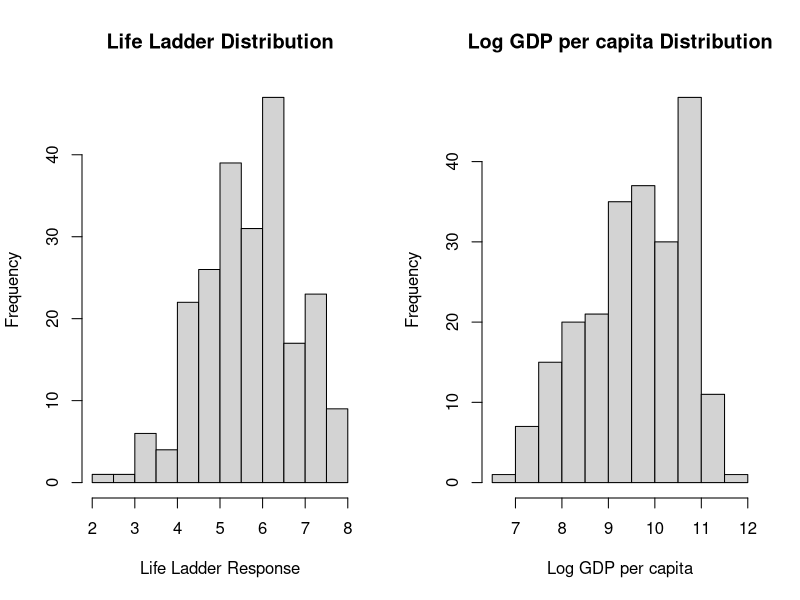

R code for this plot:
## ---- chunk 1
library(tidyverse)
## ---- chunk 2
happiness <- read_csv('../datasets/happiness_WHR.csv')
## ---- chunk 3
summary(happiness$`Life Ladder`)
summary(happiness$`Log GDP per capita`)
## ---- chunk 4
happiness = happiness[!is.na(happiness$`Log GDP per capita`),] # removing NA values for countries that don't report any GDP per capita
nrow(happiness) ## There are a total of 226 complete responses from countries. 
## ---- chunk 5
par(mfrow=c(1,2), mar=c(5.1,4.1,4.1,2.1))
hist(happiness$`Life Ladder`, main = "Life Ladder Distribution", xlab = "Life Ladder Response")
hist(happiness$`Log GDP per capita`, main = "Log GDP per capita Distribution", xlab = "Log GDP per capita")

